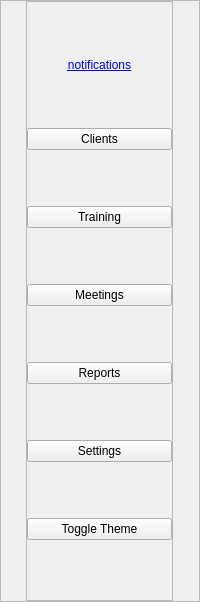
        <widget class="QFrame" name="sideMenu">
         <property name="minimumSize">
          <size>
           <width>150</width>
           <height>0</height>
          </size>
         </property>
         <property name="maximumSize">
          <size>
           <width>201</width>
           <height>16777215</height>
          </size>
         </property>
         <property name="frameShape">
          <enum>QFrame::Shape::StyledPanel</enum>
         </property>
         <property name="frameShadow">
          <enum>QFrame::Shadow::Raised</enum>
         </property>
         <layout class="QVBoxLayout" name="verticalLayout_2">
          <property name="spacing">
           <number>0</number>
          </property>
          <property name="leftMargin">
           <number>0</number>
          </property>
          <property name="topMargin">
           <number>0</number>
          </property>
          <property name="rightMargin">
           <number>0</number>
          </property>
          <property name="bottomMargin">
           <number>0</number>
          </property>
          <item alignment="Qt::AlignmentFlag::AlignHCenter|Qt::AlignmentFlag::AlignVCenter">
           <widget class="QFrame" name="frame_6">
            <property name="minimumSize">
             <size>
              <width>147</width>
              <height>600</height>
             </size>
            </property>
            <property name="maximumSize">
             <size>
              <width>185</width>
              <height>16777215</height>
             </size>
            </property>
            <property name="frameShape">
             <enum>QFrame::Shape::StyledPanel</enum>
            </property>
            <property name="frameShadow">
             <enum>QFrame::Shadow::Raised</enum>
            </property>
            <layout class="QVBoxLayout" name="verticalLayout_3">
             <property name="spacing">
              <number>0</number>
             </property>
             <property name="leftMargin">
              <number>0</number>
             </property>
             <property name="topMargin">
              <number>0</number>
             </property>
             <property name="rightMargin">
              <number>0</number>
             </property>
             <property name="bottomMargin">
              <number>0</number>
             </property>
             <item>
              <widget class="QPushButton" name="trainingNotificationLabel">
               <property name="styleSheet">
                <string notr="true">QPushButton { color: blue; text-decoration: underline; border: none; background: transparent; }
QPushButton:hover { color: darkblue; }</string>
               </property>
               <property name="text">
                <string>notifications</string>
               </property>
              </widget>
             </item>
             <item>
              <widget class="QPushButton" name="clientSectionButton">
               <property name="text">
                <string>Clients</string>
               </property>
              </widget>
             </item>
             <item>
              <widget class="QPushButton" name="trainingSectionButton">
               <property name="text">
                <string>Training</string>
               </property>
              </widget>
             </item>
             <item>
              <widget class="QPushButton" name="meetingSectionButton">
               <property name="text">
                <string>Meetings</string>
               </property>
              </widget>
             </item>
             <item>
              <widget class="QPushButton" name="reportsButton">
               <property name="text">
                <string>Reports</string>
               </property>
              </widget>
             </item>
             <item>
              <widget class="QPushButton" name="settingsButton">
               <property name="text">
                <string>Settings</string>
               </property>
              </widget>
             </item>
             <item>
              <widget class="QPushButton" name="themeButton">
               <property name="text">
                <string>Toggle Theme</string>
               </property>
              </widget>
             </item>
            </layout>
           </widget>
          </item>
         </layout>
        </widget>
